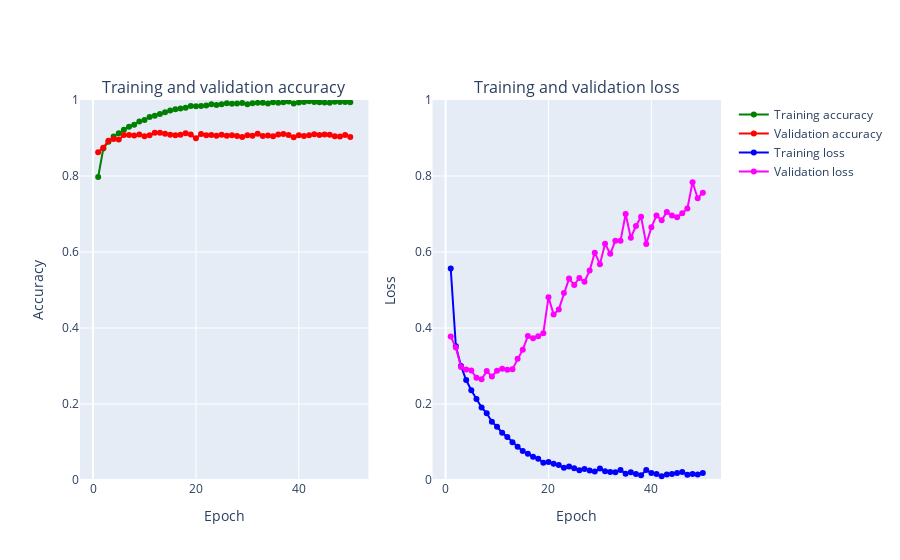

Notebook code for this chart:
### Markdown cell above
## <a id="53">Validation accuracy and loss</a>

Let's plot the train and validation accuracy and loss, from the train history.

### Code cell
from plotly import subplots
def create_trace(x,y,ylabel,color):
        trace = go.Scatter(
            x = x,y = y,
            name=ylabel,
            marker=dict(color=color),
            mode = "markers+lines",
            text=x
        )
        return trace
    
def plot_accuracy_and_loss(train_model):
    hist = train_model.history
    acc = hist['accuracy']
    val_acc = hist['val_accuracy']
    loss = hist['loss']
    val_loss = hist['val_loss']
    epochs = list(range(1,len(acc)+1))
    
    trace_ta = create_trace(epochs,acc,"Training accuracy", "Green")
    trace_va = create_trace(epochs,val_acc,"Validation accuracy", "Red")
    trace_tl = create_trace(epochs,loss,"Training loss", "Blue")
    trace_vl = create_trace(epochs,val_loss,"Validation loss", "Magenta")
   
    fig = subplots.make_subplots(rows=1,cols=2, subplot_titles=('Training and validation accuracy',
                                                             'Training and validation loss'))
    fig.append_trace(trace_ta,1,1)
    fig.append_trace(trace_va,1,1)
    fig.append_trace(trace_tl,1,2)
    fig.append_trace(trace_vl,1,2)
    fig['layout']['xaxis'].update(title = 'Epoch')
    fig['layout']['xaxis2'].update(title = 'Epoch')
    fig['layout']['yaxis'].update(title = 'Accuracy', range=[0,1])
    fig['layout']['yaxis2'].update(title = 'Loss', range=[0,1])

    
    iplot(fig, filename='accuracy-loss')

plot_accuracy_and_loss(train_model)

### Figure 1 — Plotly figure (JSON) as saved in the notebook; plotly's stock layout.template omitted (floating-point values rounded to 4 significant figures)
{"data": [{"marker": {"color": "Green"}, "mode": "markers+lines", "name": "Training accuracy", "text": ["1", "2", "3", "4", "5", "6", "7", "8", "9", "10", "11", "12", "13", "14", "15", "16", "17", "18", "19", "20", "21", "22", "23", "24", "25", "26", "27", "28", "29", "30", "31", "32", "33", "34", "35", "36", "37", "38", "39", "40", "41", "42", "43", "44", "45", "46", "47", "48", "49", "50"], "type": "scatter", "x": [1, 2, 3, 4, 5, 6, 7, 8, 9, 10, 11, 12, 13, 14, 15, 16, 17, 18, 19, 20, 21, 22, 23, 24, 25, 26, 27, 28, 29, 30, 31, 32, 33, 34, 35, 36, 37, 38, 39, 40, 41, 42, 43, 44, 45, 46, 47, 48, 49, 50], "xaxis": "x", "y": [0.7973, 0.8723, 0.8903, 0.904, 0.9124, 0.9217, 0.9297, 0.935, 0.9432, 0.9475, 0.9552, 0.9584, 0.9634, 0.968, 0.972, 0.9757, 0.9778, 0.9795, 0.9842, 0.9833, 0.9841, 0.9857, 0.9887, 0.9867, 0.9891, 0.9914, 0.9899, 0.9908, 0.9923, 0.9891, 0.9914, 0.9925, 0.9928, 0.9906, 0.9943, 0.9925, 0.9941, 0.9958, 0.9908, 0.9937, 0.9947, 0.9969, 0.9947, 0.9942, 0.9935, 0.9927, 0.9951, 0.9946, 0.995, 0.9938], "yaxis": "y"}, {"marker": {"color": "Red"}, "mode": "markers+lines", "name": "Validation accuracy", "text": ["1", "2", "3", "4", "5", "6", "7", "8", "9", "10", "11", "12", "13", "14", "15", "16", "17", "18", "19", "20", "21", "22", "23", "24", "25", "26", "27", "28", "29", "30", "31", "32", "33", "34", "35", "36", "37", "38", "39", "40", "41", "42", "43", "44", "45", "46", "47", "48", "49", "50"], "type": "scatter", "x": [1, 2, 3, 4, 5, 6, 7, 8, 9, 10, 11, 12, 13, 14, 15, 16, 17, 18, 19, 20, 21, 22, 23, 24, 25, 26, 27, 28, 29, 30, 31, 32, 33, 34, 35, 36, 37, 38, 39, 40, 41, 42, 43, 44, 45, 46, 47, 48, 49, 50], "xaxis": "x", "y": [0.8627, 0.8746, 0.8927, 0.8973, 0.8957, 0.9082, 0.9079, 0.9064, 0.9091, 0.9045, 0.907, 0.9137, 0.9135, 0.9109, 0.9087, 0.907, 0.9087, 0.9124, 0.909, 0.8995, 0.9105, 0.9074, 0.9079, 0.9061, 0.9086, 0.9058, 0.9074, 0.9055, 0.9028, 0.9074, 0.9057, 0.911, 0.9055, 0.9064, 0.9049, 0.909, 0.9105, 0.9078, 0.9017, 0.9069, 0.9053, 0.9072, 0.91, 0.9078, 0.9093, 0.9087, 0.9045, 0.9042, 0.9081, 0.9025], "yaxis": "y"}, {"marker": {"color": "Blue"}, "mode": "markers+lines", "name": "Training loss", "text": ["1", "2", "3", "4", "5", "6", "7", "8", "9", "10", "11", "12", "13", "14", "15", "16", "17", "18", "19", "20", "21", "22", "23", "24", "25", "26", "27", "28", "29", "30", "31", "32", "33", "34", "35", "36", "37", "38", "39", "40", "41", "42", "43", "44", "45", "46", "47", "48", "49", "50"], "type": "scatter", "x": [1, 2, 3, 4, 5, 6, 7, 8, 9, 10, 11, 12, 13, 14, 15, 16, 17, 18, 19, 20, 21, 22, 23, 24, 25, 26, 27, 28, 29, 30, 31, 32, 33, 34, 35, 36, 37, 38, 39, 40, 41, 42, 43, 44, 45, 46, 47, 48, 49, 50], "xaxis": "x2", "y": [0.5565, 0.352, 0.2998, 0.263, 0.2365, 0.2129, 0.1909, 0.1757, 0.1534, 0.1402, 0.1244, 0.1128, 0.09926, 0.08745, 0.07631, 0.06892, 0.06097, 0.05594, 0.04566, 0.04713, 0.0429, 0.03938, 0.03199, 0.03574, 0.031, 0.02593, 0.02866, 0.02522, 0.02211, 0.03052, 0.02331, 0.02103, 0.02045, 0.02615, 0.01615, 0.02058, 0.01607, 0.01254, 0.02641, 0.01842, 0.0157, 0.00977, 0.01476, 0.01572, 0.01864, 0.02078, 0.014, 0.01575, 0.01445, 0.01863], "yaxis": "y2"}, {"marker": {"color": "Magenta"}, "mode": "markers+lines", "name": "Validation loss", "text": ["1", "2", "3", "4", "5", "6", "7", "8", "9", "10", "11", "12", "13", "14", "15", "16", "17", "18", "19", "20", "21", "22", "23", "24", "25", "26", "27", "28", "29", "30", "31", "32", "33", "34", "35", "36", "37", "38", "39", "40", "41", "42", "43", "44", "45", "46", "47", "48", "49", "50"], "type": "scatter", "x": [1, 2, 3, 4, 5, 6, 7, 8, 9, 10, 11, 12, 13, 14, 15, 16, 17, 18, 19, 20, 21, 22, 23, 24, 25, 26, 27, 28, 29, 30, 31, 32, 33, 34, 35, 36, 37, 38, 39, 40, 41, 42, 43, 44, 45, 46, 47, 48, 49, 50], "xaxis": "x2", "y": [0.3775, 0.3487, 0.2977, 0.2908, 0.2881, 0.2688, 0.265, 0.2865, 0.2726, 0.2876, 0.2929, 0.2901, 0.2917, 0.3188, 0.3431, 0.3787, 0.3732, 0.378, 0.3864, 0.481, 0.4358, 0.449, 0.4922, 0.5301, 0.5135, 0.5315, 0.5217, 0.551, 0.5983, 0.5681, 0.6218, 0.5952, 0.6295, 0.6298, 0.7001, 0.6375, 0.6683, 0.6929, 0.6211, 0.6649, 0.696, 0.6836, 0.7052, 0.6957, 0.6914, 0.7017, 0.7146, 0.7837, 0.7416, 0.7561], "yaxis": "y2"}], "layout": {"annotations": [{"font": {"size": 16}, "showarrow": false, "text": "Training and validation accuracy", "x": 0.225, "xanchor": "center", "xref": "paper", "y": 1, "yanchor": "bottom", "yref": "paper"}, {"font": {"size": 16}, "showarrow": false, "text": "Training and validation loss", "x": 0.775, "xanchor": "center", "xref": "paper", "y": 1, "yanchor": "bottom", "yref": "paper"}], "xaxis": {"anchor": "y", "domain": [0, 0.45], "title": {"text": "Epoch"}}, "xaxis2": {"anchor": "y2", "domain": [0.55, 1], "title": {"text": "Epoch"}}, "yaxis": {"anchor": "x", "domain": [0, 1], "range": [0, 1], "title": {"text": "Accuracy"}}, "yaxis2": {"anchor": "x2", "domain": [0, 1], "range": [0, 1], "title": {"text": "Loss"}}}}
